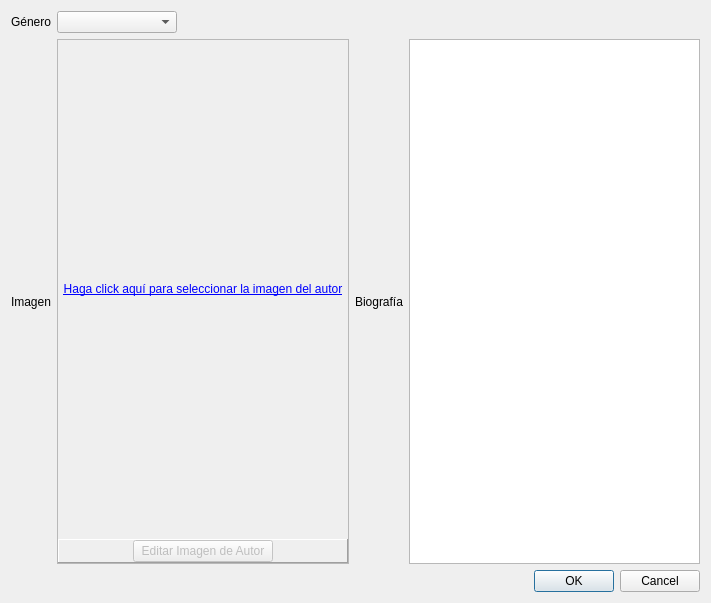
<?xml version="1.0" encoding="UTF-8"?>
<ui version="4.0">
 <class>Dialog</class>
 <widget class="QDialog" name="Dialog">
  <property name="geometry">
   <rect>
    <x>0</x>
    <y>0</y>
    <width>711</width>
    <height>603</height>
   </rect>
  </property>
  <property name="windowTitle">
   <string>Editar Autor</string>
  </property>
  <layout class="QVBoxLayout" name="verticalLayout">
   <item>
    <layout class="QHBoxLayout" name="horizontalLayout">
     <item>
      <widget class="QLabel" name="label">
       <property name="sizePolicy">
        <sizepolicy hsizetype="Fixed" vsizetype="Preferred">
         <horstretch>0</horstretch>
         <verstretch>0</verstretch>
        </sizepolicy>
       </property>
       <property name="text">
        <string>Género</string>
       </property>
      </widget>
     </item>
     <item>
      <widget class="QComboBox" name="authorGenderInput">
       <property name="sizePolicy">
        <sizepolicy hsizetype="Preferred" vsizetype="Fixed">
         <horstretch>0</horstretch>
         <verstretch>0</verstretch>
        </sizepolicy>
       </property>
       <property name="minimumSize">
        <size>
         <width>120</width>
         <height>0</height>
        </size>
       </property>
      </widget>
     </item>
     <item>
      <spacer name="horizontalSpacer">
       <property name="orientation">
        <enum>Qt::Horizontal</enum>
       </property>
       <property name="sizeHint" stdset="0">
        <size>
         <width>40</width>
         <height>20</height>
        </size>
       </property>
      </spacer>
     </item>
    </layout>
   </item>
   <item>
    <layout class="QHBoxLayout" name="horizontalLayout_4" stretch="0,1,0,1">
     <item>
      <widget class="QLabel" name="label_2">
       <property name="text">
        <string>Imagen</string>
       </property>
      </widget>
     </item>
     <item>
      <widget class="QFrame" name="frame_2">
       <property name="sizePolicy">
        <sizepolicy hsizetype="Preferred" vsizetype="Preferred">
         <horstretch>0</horstretch>
         <verstretch>0</verstretch>
        </sizepolicy>
       </property>
       <property name="frameShape">
        <enum>QFrame::StyledPanel</enum>
       </property>
       <property name="frameShadow">
        <enum>QFrame::Sunken</enum>
       </property>
       <layout class="QVBoxLayout" name="verticalLayout_2">
        <property name="spacing">
         <number>0</number>
        </property>
        <property name="margin">
         <number>0</number>
        </property>
        <item>
         <widget class="ExtendedQLabel" name="authorImage">
          <property name="sizePolicy">
           <sizepolicy hsizetype="Ignored" vsizetype="Ignored">
            <horstretch>0</horstretch>
            <verstretch>0</verstretch>
           </sizepolicy>
          </property>
          <property name="text">
           <string>&lt;html&gt;&lt;head/&gt;&lt;body&gt;&lt;p&gt;&lt;span style=&quot; text-decoration: underline; color:#0000ff;&quot;&gt;Haga click aquí para seleccionar la imagen del autor&lt;/span&gt;&lt;/p&gt;&lt;/body&gt;&lt;/html&gt;</string>
          </property>
          <property name="scaledContents">
           <bool>true</bool>
          </property>
          <property name="alignment">
           <set>Qt::AlignCenter</set>
          </property>
          <property name="wordWrap">
           <bool>true</bool>
          </property>
         </widget>
        </item>
        <item>
         <widget class="QFrame" name="frame_3">
          <property name="sizePolicy">
           <sizepolicy hsizetype="Preferred" vsizetype="Fixed">
            <horstretch>0</horstretch>
            <verstretch>0</verstretch>
           </sizepolicy>
          </property>
          <property name="frameShape">
           <enum>QFrame::Panel</enum>
          </property>
          <property name="frameShadow">
           <enum>QFrame::Raised</enum>
          </property>
          <layout class="QHBoxLayout" name="horizontalLayout_2">
           <property name="spacing">
            <number>6</number>
           </property>
           <property name="margin">
            <number>0</number>
           </property>
           <item>
            <widget class="QPushButton" name="ediAuthorImageButton">
             <property name="enabled">
              <bool>false</bool>
             </property>
             <property name="sizePolicy">
              <sizepolicy hsizetype="Preferred" vsizetype="Fixed">
               <horstretch>0</horstretch>
               <verstretch>0</verstretch>
              </sizepolicy>
             </property>
             <property name="maximumSize">
              <size>
               <width>140</width>
               <height>16777215</height>
              </size>
             </property>
             <property name="text">
              <string>Editar Imagen de Autor</string>
             </property>
            </widget>
           </item>
          </layout>
         </widget>
        </item>
       </layout>
      </widget>
     </item>
     <item>
      <widget class="QLabel" name="label_7">
       <property name="text">
        <string>Biografía</string>
       </property>
      </widget>
     </item>
     <item>
      <widget class="QPlainTextEdit" name="authorBiographyInput">
       <property name="sizePolicy">
        <sizepolicy hsizetype="Preferred" vsizetype="Expanding">
         <horstretch>1</horstretch>
         <verstretch>0</verstretch>
        </sizepolicy>
       </property>
       <property name="frameShape">
        <enum>QFrame::StyledPanel</enum>
       </property>
      </widget>
     </item>
    </layout>
   </item>
   <item>
    <widget class="QDialogButtonBox" name="buttonBox">
     <property name="orientation">
      <enum>Qt::Horizontal</enum>
     </property>
     <property name="standardButtons">
      <set>QDialogButtonBox::Cancel|QDialogButtonBox::Ok</set>
     </property>
    </widget>
   </item>
  </layout>
 </widget>
 <customwidgets>
  <customwidget>
   <class>ExtendedQLabel</class>
   <extends>QLabel</extends>
   <header>epubcreator.gui.custom_widgets</header>
  </customwidget>
 </customwidgets>
 <tabstops>
  <tabstop>authorGenderInput</tabstop>
  <tabstop>ediAuthorImageButton</tabstop>
  <tabstop>authorBiographyInput</tabstop>
  <tabstop>buttonBox</tabstop>
 </tabstops>
 <resources/>
 <connections>
  <connection>
   <sender>buttonBox</sender>
   <signal>accepted()</signal>
   <receiver>Dialog</receiver>
   <slot>accept()</slot>
   <hints>
    <hint type="sourcelabel">
     <x>248</x>
     <y>254</y>
    </hint>
    <hint type="destinationlabel">
     <x>157</x>
     <y>274</y>
    </hint>
   </hints>
  </connection>
  <connection>
   <sender>buttonBox</sender>
   <signal>rejected()</signal>
   <receiver>Dialog</receiver>
   <slot>reject()</slot>
   <hints>
    <hint type="sourcelabel">
     <x>316</x>
     <y>260</y>
    </hint>
    <hint type="destinationlabel">
     <x>286</x>
     <y>274</y>
    </hint>
   </hints>
  </connection>
 </connections>
</ui>
